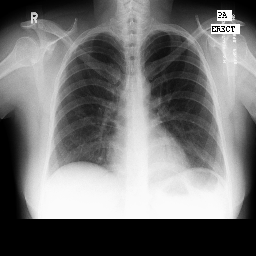
#> input picture 1.png, 256 x 256 px
$ python index.py
#> lines starting #> are read from the running program, lines starting #| are printed output that depends on the picture; after the words box and inside, x2 and y2 are one past the last pixel; in counts of white or black regions, pixels touching at a corner belong together
import cv2
import numpy as np

# Load image, create mask, grayscale, Gaussian blur, Otsu's threshold
image = cv2.imread('1.png')
#> image is the input picture: shape (256, 256, 3); min 0, max 255, mean 116.4
original = image.copy()
blank = np.zeros(image.shape[:2], dtype=np.uint8)
gray = cv2.cvtColor(image, cv2.COLOR_BGR2GRAY)
blur = cv2.GaussianBlur(gray, (5,5), 0)
thresh = cv2.threshold(blur, 0, 255, cv2.THRESH_BINARY + cv2.THRESH_OTSU)[1]
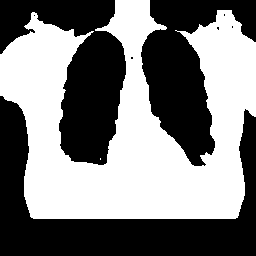
#> thresh: shape (256, 256); 49.3% white; 2 white regions (1 under 20 px), largest, box (x1, y1, x2, y2) and area: (0, 0, 256, 219) 32334

# Merge text into a single contour
kernel = cv2.getStructuringElement(cv2.MORPH_RECT, (5,5))
close = cv2.morphologyEx(thresh, cv2.MORPH_CLOSE, kernel, iterations=3)
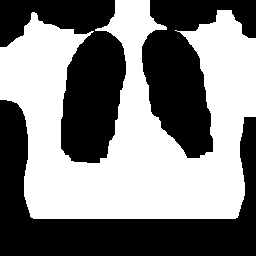
#> close: shape (256, 256); 50.2% white; 3 black regions

# Find contours
cnts = cv2.findContours(close, cv2.RETR_EXTERNAL, cv2.CHAIN_APPROX_SIMPLE)
#> cnts = 1 contour; box (x1, y1, x2, y2) and area: (0, 0, 256, 219) 32110
cnts = cnts[0] if len(cnts) == 2 else cnts[1]
for c in cnts:
    # Filter using contour area and aspect ratio
    x,y,w,h = cv2.boundingRect(c)
    area = cv2.contourArea(c)
    ar = w / float(h)
    if (ar > 1.4 and ar < 4) or ar < .85 and area > 10 and area < 500:
        # Find rotated bounding box
        rect = cv2.minAreaRect(c)
        box = cv2.boxPoints(rect)
        box = np.int0(box)
        cv2.drawContours(image,[box],0,(36,255,12),2)
        cv2.drawContours(blank,[box],0,(255,255,255),-1)
#> this loop made 1 pass
#> (x, y, w, h, area, ar) on pass 1: (0, 0, 256, 219, 32109.5, 1.17)
#> blank: shape (256, 256); every value is 0

# Bitwise operations to isolate text
extract = cv2.bitwise_and(thresh, blank)
extract = cv2.bitwise_and(original, original, mask=extract)
#> extract: shape (256, 256, 3); every value is 0

cv2.imshow('thresh', thresh)
cv2.imshow('image', image)
cv2.imshow('close', close)
cv2.imshow('extract', extract)
cv2.waitKey()
